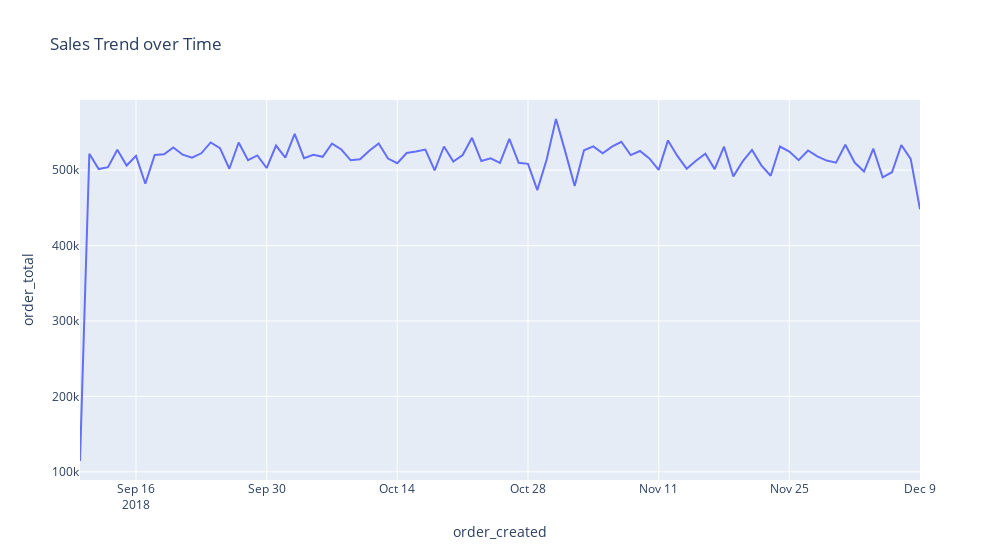

Notebook source saved alongside this figure:
### Markdown cell above
#### 1. Top Sales Months

### Code cell
# Creating a line plot to visualize the total sales over time
date_grouped_df = fact_order.groupby("order_created")["order_total"].sum().reset_index()

fig1 = px.line(
    date_grouped_df,
    x="order_created",
    y="order_total",
    title="Sales Trend over Time",
    width=1000,
)
fig1.show("png")
